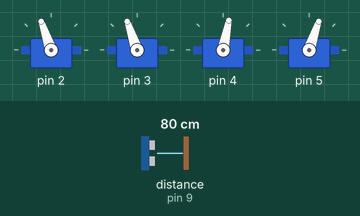
Bench run of a sketch on a simulated Arduino Uno, built with avr-gcc and run on an emulated ATmega328P. Parts: 4 × servo. The test bench sets the inputs (shaded band); at power-on: distance to the obstacle (sensor on pin 9) 80 cm. The echo pulse lasts 58.3 µs per cm.

Above: at 1.7 s.
1.8 s: distance to the obstacle (sensor on pin 9) set to 250 cm
At 2.23 s:
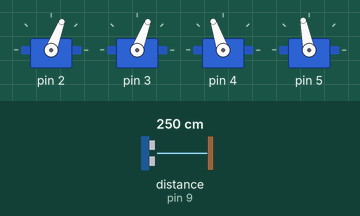
11.4 s: distance to the obstacle (sensor on pin 9) set to 203 cm
At 12.9 s:
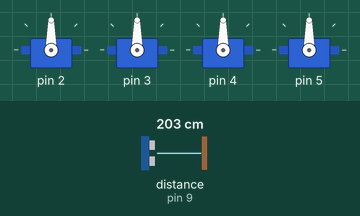
21.0 s: distance to the obstacle (sensor on pin 9) set to 196 cm
At 21.87 s:
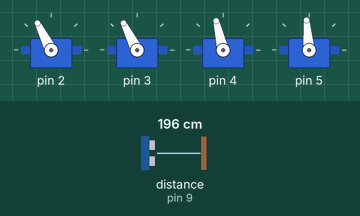
30.6 s: distance to the obstacle (sensor on pin 9) set to 299 cm
At 31.78 s:
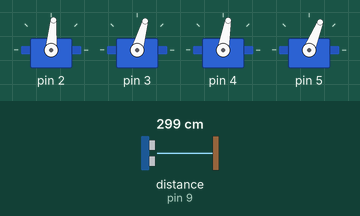
40.2 s: distance to the obstacle (sensor on pin 9) set to 2 cm
54.2 s: distance to the obstacle (sensor on pin 9) set to 120 cm
Timing chart, 0 to 69.2 s (numbered marks = the images above; inputs shaded):
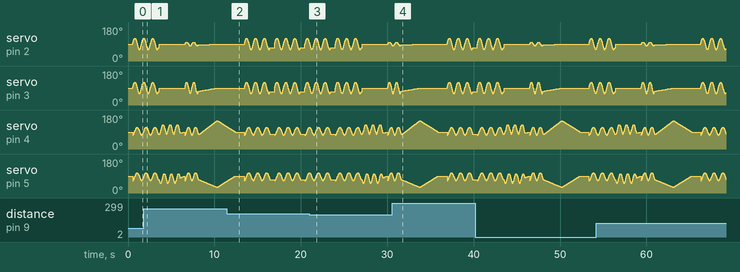

The sketch:

init_example.ino
```cpp
#include <Servo.h>
#include <Oscillator.h>
#include <Otto9.h>

Otto9 Otto;

byte leftLeg = 2;
byte rightLeg = 3;
byte leftFoot = 4;
byte rightFoot = 5;
byte buzzer = 12;
byte trigPin = 8;
byte echoPin = 9;

int distance = 0;

void startDance(); // declaration
void setup() {
 // put your setup code here, to run once:
 Otto.init(leftLeg, rightLeg, leftFoot, rightFoot,false, 0, buzzer, trigPin, echoPin);
 Otto.home(); // reset position
}

void loop() {
 // put your main code here, to run repeatedly:
   distance = Otto.getDistance();

   if (distance < 200) {
       startDance();
   } else {
       Otto.walk(3, 1000, 1);
   }
   delay(500);
}

void startDance() {
   Otto.walk(3, 1000, 1);
   delay(100);
   Otto.moonwalker(3,800,25,1);
   Otto.home();
   Otto.turn(2, 800, -1);
   delay(50);
   Otto.jump(1, 2000);
   Otto.home();

}
```

Measured:
- the behaviour switches between 200 and 199 cm on distance to the obstacle (sensor on pin 9) (found by bisection; images 2 and 3)
